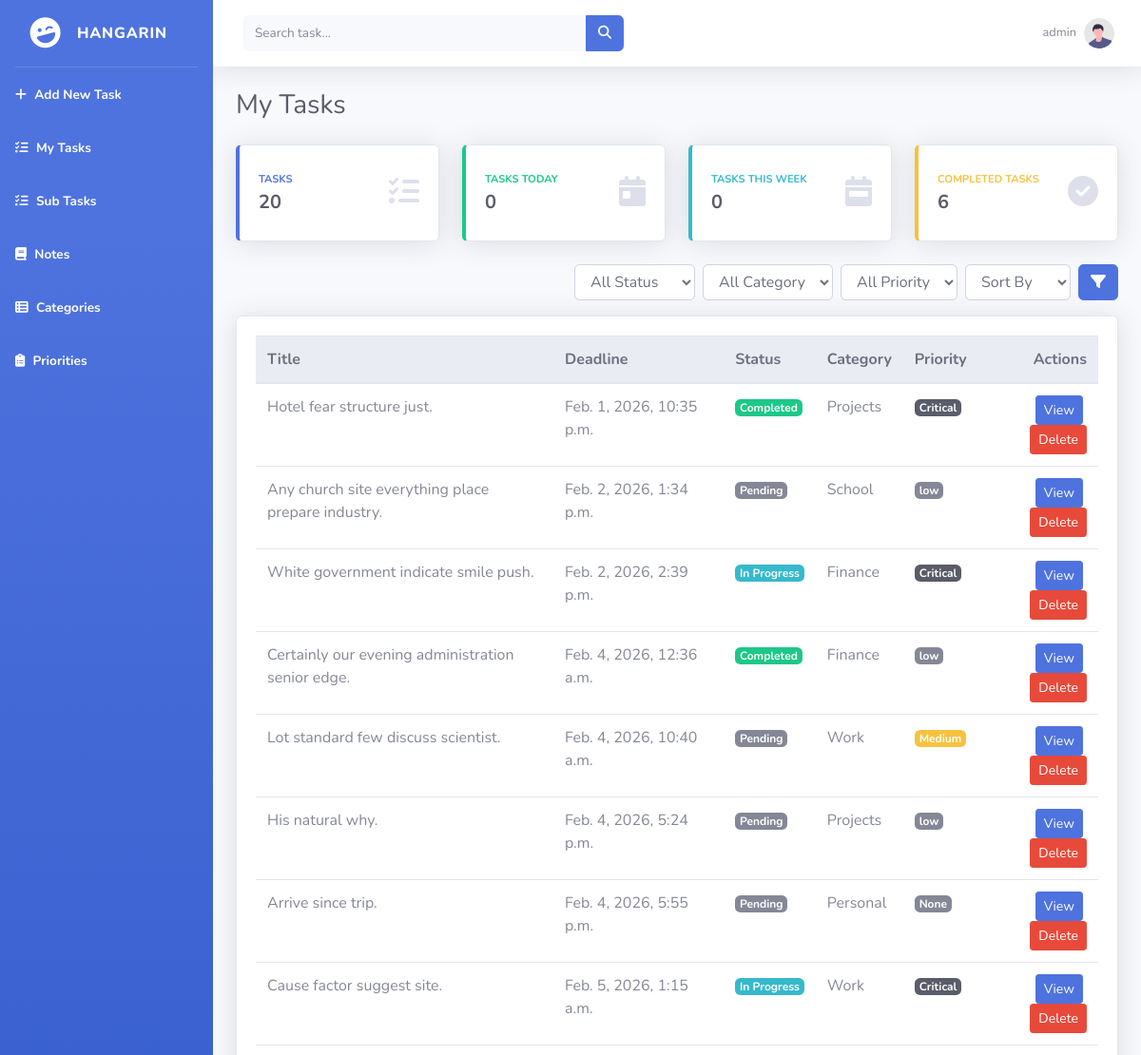
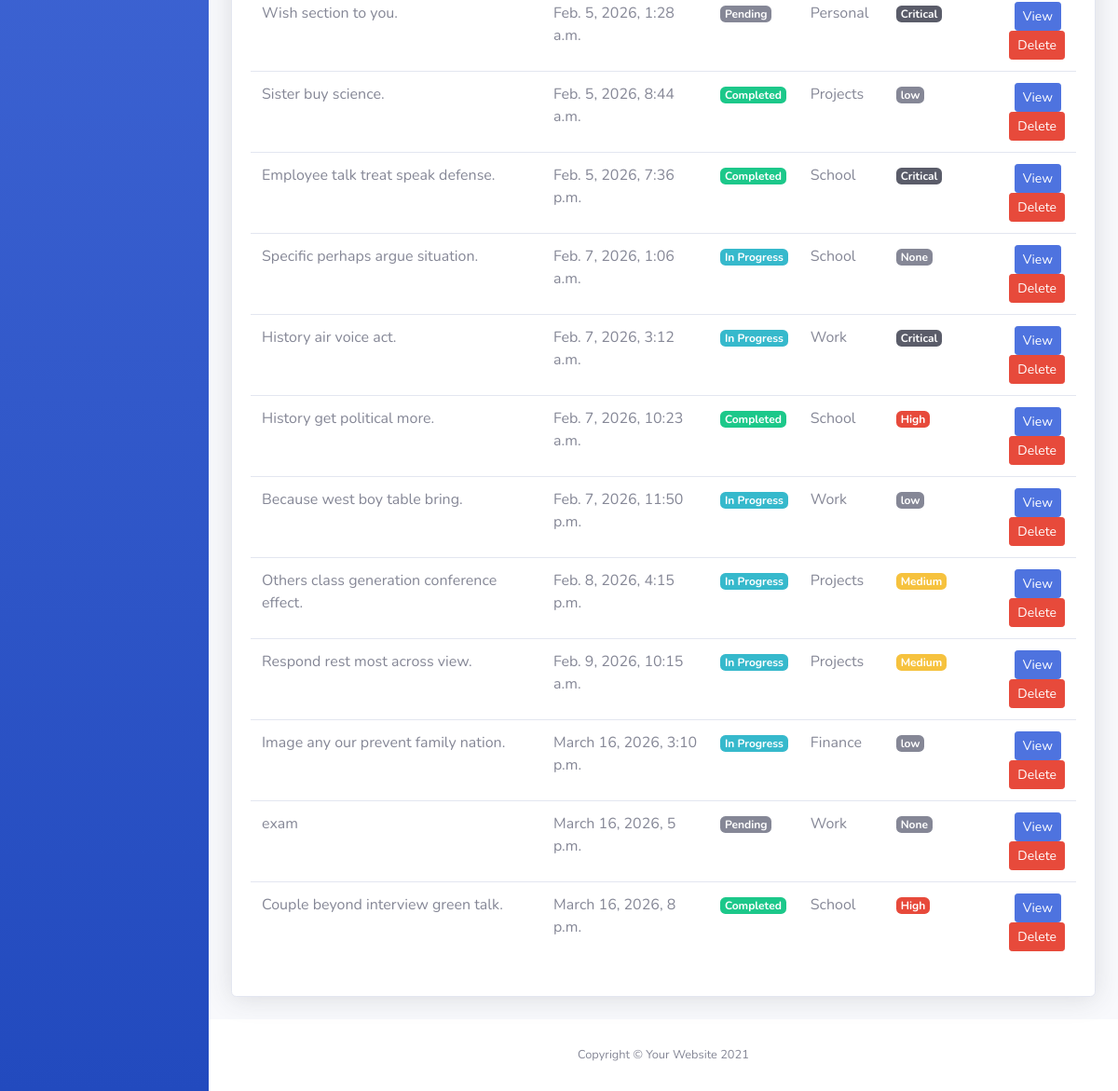
The app's page / (signed in) with its own data (2 pictures, top to bottom).
### tasks/models.py (models this page shows, shortened)
class BaseModel(models.Model):
    created_at = models.DateTimeField(auto_now_add=True)
    updated_at = models.DateTimeField(auto_now=True)
    class Meta:
        abstract = True

class Task(BaseModel):
    STATUS_CHOICES = [
        ("Pending", "Pending"),
        ("In Progress", "In Progress"),
        ("Completed", "Completed"),
    ]
    title = models.CharField(max_length=200)
    description = models.TextField()
    deadline = models.DateTimeField()
    status = models.CharField(
        max_length=50,
        choices=STATUS_CHOICES,
        default="Pending"
    )
    category = models.ForeignKey(Category, on_delete=models.CASCADE)
    priority = models.ForeignKey(Priority, on_delete=models.CASCADE, null=True, blank=True)

class Category(models.Model):
    name = models.CharField(max_length=100)
    class Meta:
        verbose_name = "Category"
        verbose_name_plural = "Categories"
    def __str__(self):
        return self.name

class Priority(models.Model):
    name = models.CharField(max_length=100)
    class Meta:
        verbose_name = "Priority"
        verbose_name_plural = "Priorities"
    def __str__(self):
        return self.name

### tasks/views.py (the view)
# urls.py: path('', TaskListView.as_view(), name='task-list'),
class TaskListView(LoginRequiredMixin, ListView):
    model = Task
    template_name = 'tasks_list.html'
    context_object_name = 'object_list'
    def get_queryset(self):
        qs = super().get_queryset()
        query = self.request.GET.get("q")
        if query:
            qs = qs.filter(
                Q(title__icontains=query) |
                Q(description__icontains=query)
            )
        status = self.request.GET.get('status')
        category = self.request.GET.get('category')
        priority = self.request.GET.get('priority')
        if status:
            qs = qs.filter(status=status)
        if category:
            qs = qs.filter(category__name=category)
        if priority:
            qs = qs.filter(priority__name=priority)
        allowed = ['deadline', 'status', 'category__name']
        sort_by = self.request.GET.get('sort_by')
        if sort_by == 'priority__name':
            qs = qs.annotate(
                priority_order=Case(
                    When(priority__name='Critical', then=Value(1)),
                    When(priority__name='High', then=Value(2)),
                    When(priority__name='Medium', then=Value(3)),
                    When(priority__name='Low', then=Value(4)),
                    When(priority__name__isnull=True, then=Value(5)),
                    default=Value(4),
                    output_field=IntegerField(),
                )
            ).order_by('priority_order')
        elif sort_by in allowed:
            qs = qs.order_by(sort_by)
        else:
            qs = qs.order_by('deadline')
        return qs
    def get_context_data(self, **kwargs):
        context = super().get_context_data(**kwargs)
        context["total_tasks"] = Task.objects.count()
        today = timezone.localdate()
        start_week = today - timedelta(days=today.weekday())
        end_week = start_week + timedelta(days=6)
        context["tasks_today"] = Task.objects.filter(deadline__date=today).count()
        context["tasks_this_week"] = Task.objects.filter(
            deadline__date__range=(start_week, end_week)
        ).count()
        context["completed_tasks"] = Task.objects.filter(status='Completed').count()
        return context

### templates/tasks_list.html (shortened to what this page needs)
{% extends 'base.html' %}
{% load static %}
{% block content %}
<div class="container-fluid px-4">
    <div class="d-sm-flex align-items-center justify-content-between mb-4">
        <h1 class="h3 mb-0 text-gray-800">My Tasks</h1>
    </div>
    <div class="row">
        <div class="col-xl-3 col-md-6 mb-4">
            <div class="card border-left-primary shadow h-100 py-2">
                <div class="card-body">
                    <div class="row no-gutters align-items-center">
                        <div class="col mr-2">
                            <div class="text-xs font-weight-bold text-primary text-uppercase mb-1">
                                Tasks
                            </div>
                            <div class="h5 mb-0 font-weight-bold text-gray-800">
                                {{ total_tasks }}
                            </div>
                        </div>
                        <div class="col-auto">
                            <i class="fas fa-tasks fa-2x text-gray-300"></i>
                        </div>
                    </div>
                </div>
            </div>
        </div>
        <div class="col-xl-3 col-md-6 mb-4">
            <div class="card border-left-success shadow h-100 py-2">
                <div class="card-body">
                    <div class="row no-gutters align-items-center">
                        <div class="col mr-2">
                            <div class="text-xs font-weight-bold text-success text-uppercase mb-1">
                                Tasks Today
                            </div>
                            <div class="h5 mb-0 font-weight-bold text-gray-800">
                                {{ tasks_today }}
                            </div>
                        </div>
                        <div class="col-auto">
                            <i class="fas fa-calendar-day fa-2x text-gray-300"></i>
                        </div>
                    </div>
                </div>
            </div>
        </div>
        <div class="col-xl-3 col-md-6 mb-4">
            <div class="card border-left-info shadow h-100 py-2">
                <div class="card-body">
                    <div class="row no-gutters align-items-center">
                        <div class="col mr-2">
                            <div class="text-xs font-weight-bold text-info text-uppercase mb-1">
                                Tasks This Week
                            </div>
                            <div class="h5 mb-0 font-weight-bold text-gray-800">
                                {{ tasks_this_week }}
                            </div>
                        </div>
                        <div class="col-auto">
                            <i class="fas fa-calendar-week fa-2x text-gray-300"></i>
                        </div>
                    </div>
                </div>
            </div>
        </div>
        <div class="col-xl-3 col-md-6 mb-4">
            <div class="card border-left-warning shadow h-100 py-2">
                <div class="card-body">
                    <div class="row no-gutters align-items-center">
                        <div class="col mr-2">
                            <div class="text-xs font-weight-bold text-warning text-uppercase mb-1">
                                Completed Tasks
                            </div>
                            <div class="h5 mb-0 font-weight-bold text-gray-800">
                                {{ completed_tasks }}
                            </div>
                        </div>
                        <div class="col-auto">
                            <i class="fas fa-check-circle fa-2x text-gray-300"></i>
                        </div>
                    </div>
                </div>
            </div>
        </div>
    </div>
    <div class="d-flex justify-content-end mb-3">
        <form method="GET" action="{% url 'task-list' %}" class="form-inline">
            <select name="status" class="form-control mr-2">
                <option value="">All Status</option>
            </select>
            <select name="category" class="form-control mr-2">
                <option value="">All Category</option>
            </select>
            <select name="priority" class="form-control mr-2">
                <option value="">All Priority</option>
            </select>
            <select name="sort_by" class="form-control mr-2">
                <option value="">Sort By</option>
            </select>
            <button class="btn btn-primary" type="submit">
                <i class="fas fa-filter"></i>
            </button>
        </form>
    </div>
    <div class="card shadow mb-4">
        <div class="card-body">
            <div class="table-responsive">
                <table class="table table-hover" width="100%" cellspacing="0">
                    <thead class="thead-light">
                        <tr>
                            <th>Title</th>
                            <th>Deadline</th>
                            <th>Status</th>
                            <th>Category</th>
                            <th>Priority</th>
                            <th class="text-right">Actions</th>
                        </tr>
                    </thead>
                    <tbody>
                        {% for object in object_list %}
                        <tr>
                            <td>{{ object.title }}</td>
                            <td>{{ object.deadline }}</td>
                            <td>
                                {% if object.status == "Pending" %}
                                    <span class="badge badge-secondary">Pending</span>
                                {% elif object.status == "In Progress" %}
                                    <span class="badge badge-info">In Progress</span>
                                {% elif object.status == "Completed" %}
                                    <span class="badge badge-success">Completed</span>
                                {% else %}
                                    <span class="badge badge-dark">{{ object.status }}</span>
                                {% endif %}
                            </td>
                            <td>{{ object.category }}</td>
                            <td>
                                {% if object.priority.name == "Critical" %}
                                    <span class="badge badge-dark">Critical</span>
                                {% elif object.priority.name == "High" %}
                                    <span class="badge badge-danger">High</span>
                                {% elif object.priority.name == "Medium" %}
                                    <span class="badge badge-warning">Medium</span>
                                {% elif object.priority.name == "Low" %}
                                    <span class="badge badge-success">Low</span>
                                {% else %}
                                    <span class="badge badge-secondary">{{ object.priority }}</span>
                                {% endif %}
                            </td>
                            <td class="text-right">
                                <a href="task_list/{{ object.id }}" class="btn btn-primary btn-sm mr-1">
                                    View
                                </a>
                                <a href="task_list/{{ object.id }}/delete" class="btn btn-danger btn-sm">
                                    Delete
                                </a>
                            </td>
                        </tr>
                        {% endfor %}
                    </tbody>
                </table>
            </div>
        </div>
    </div>
</div>
{% endblock %}

### templates/base.html (shortened to what this page needs)
{% load static %}
{% load pwa %}
<!DOCTYPE html>
<html lang="en">
<head>
    <link href="{% static 'vendor/fontawesome-free/css/all.min.css' %}" rel="stylesheet" type="text/css">
    <link href="{% static 'css/sb-admin-2.min.css' %}" rel="stylesheet">
    <link rel="stylesheet" href="https://cdnjs.cloudflare.com/ajax/libs/font-awesome/6.5.0/css/all.min.css">
</head>
<body id="page-top">
    <div id="wrapper">
        <ul class="navbar-nav bg-gradient-primary sidebar sidebar-dark accordion" id="accordionSidebar">
            <a class="sidebar-brand d-flex align-items-center justify-content-center" href="index.html">
                <div class="sidebar-brand-icon rotate-n-15">
                    <i class="fas fa-laugh-wink"></i>
                </div>
                <div class="sidebar-brand-text mx-3">HANGARIN </div>
            </a>
            <hr class="sidebar-divider my-0">
             <li class="nav-item active">
                <a class="nav-link" href="{% url 'task-add' %}">
                    <i class="fas fa-add fa-tachometer-alt"></i>
                    <span>Add New Task</span></a>
            </li>
            <li class="nav-item active">
                <a class="nav-link" href="{% url 'task-list' %}">
                    <i class="fas fa-tasks fa-tachometer-alt"></i>
                    <span>My Tasks</span></a>
            </li>
             <li class="nav-item active">
                <a class="nav-link" href="{% url 'subtask-list' %}">
                    <i class="fas fa-tasks fa-tachometer-alt"></i>
                    <span>Sub Tasks</span></a>
            </li>
            <li class="nav-item active">
                <a class="nav-link" href="{% url 'notes-list' %}">
                    <i class="fas fa-book fa-tachometer-alt"></i>
                    <span>Notes</span></a>
            </li>
             <li class="nav-item active">
                <a class="nav-link" href="{% url 'categories-list' %}">
                    <i class="fas fa-table-list fa-tachometer-alt"></i>
                    <span>Categories</span></a>
            </li>
             <li class="nav-item active">
                <a class="nav-link" href="{% url 'priorities-list' %}">
                    <i class="fas fa-clipboard-list fa-2x text-gray-300t"></i>
                    <span>Priorities</span></a>
            </li>
        </ul>
        <div id="content-wrapper" class="d-flex flex-column">
            <div id="content">
                <nav class="navbar navbar-expand navbar-light bg-white topbar mb-4 static-top shadow">
                    <form
                        class="d-none d-sm-inline-block form-inline mr-auto ml-md-3 my-2 my-md-0 mw-100 navbar-search" action="{% url 'task-list' %}">
                        <div class="input-group">
                            <input type="text" class="form-control bg-light border-0 small" placeholder="Search task..."
                                aria-label="Search" aria-describedby="basic-addon2" name="q">
                            <div class="input-group-append">
                                <button class="btn btn-primary" type="button">
                                    <i class="fas fa-search fa-sm"></i>
                                </button>
                            </div>
                        </div>
                    </form>
                    <ul class="navbar-nav ml-auto">
                        <li class="nav-item dropdown no-arrow">
                            <a class="nav-link dropdown-toggle" href="#" id="userDropdown" role="button"
                                data-toggle="dropdown" aria-haspopup="true" aria-expanded="false">
                                <span class="mr-2 d-none d-lg-inline text-gray-600 small">{{request.user.username}}</span>
                                <img class="img-profile rounded-circle"
                                    src="{% static 'img/undraw_profile.svg' %}">
                            </a>
                        </li>
                    </ul>
                </nav>
            <div class="main-panel">
                {% block content %}
                {% endblock %}
            </div>
            </div>
            <footer class="sticky-footer bg-white">
                <div class="container my-auto">
                    <div class="copyright text-center my-auto">
                        <span>Copyright &copy; Your Website 2021</span>
                    </div>
                </div>
            </footer>
        </div>
    </div>
</body>
</html>

### records on screen
Task: title "Hotel fear structure just.", deadline "Feb. 1, 2026, 10:35 p.m.", status "Completed", category "Projects", shows "Critical"
Task: title "Any church site everything place prepare industry.", deadline "Feb. 2, 2026, 1:34 p.m.", status "Pending", category "School", priority "low"
Task: title "White government indicate smile push.", deadline "Feb. 2, 2026, 2:39 p.m.", status "In Progress", category "Finance", shows "Critical"
Task: title "Certainly our evening administration senior edge.", deadline "Feb. 4, 2026, 12:36 a.m.", status "Completed", category "Finance", priority "low"
Task: title "Lot standard few discuss scientist.", deadline "Feb. 4, 2026, 10:40 a.m.", status "Pending", category "Work", shows "Medium"
Task: title "His natural why.", deadline "Feb. 4, 2026, 5:24 p.m.", status "Pending", category "Projects", priority "low"
Task: title "Arrive since trip.", deadline "Feb. 4, 2026, 5:55 p.m.", status "Pending", category "Personal", priority "None"
Task: title "Cause factor suggest site.", deadline "Feb. 5, 2026, 1:15 a.m.", status "In Progress", category "Work", shows "Critical"
Task: title "Wish section to you.", deadline "Feb. 5, 2026, 1:28 a.m.", status "Pending", category "Personal", shows "Critical"
Task: title "Sister buy science.", deadline "Feb. 5, 2026, 8:44 a.m.", status "Completed", category "Projects", priority "low"
Task: title "Employee talk treat speak defense.", deadline "Feb. 5, 2026, 7:36 p.m.", status "Completed", category "School", shows "Critical"
Task: title "Specific perhaps argue situation.", deadline "Feb. 7, 2026, 1:06 a.m.", status "In Progress", category "School", priority "None"
Task: title "History air voice act.", deadline "Feb. 7, 2026, 3:12 a.m.", status "In Progress", category "Work", shows "Critical"
Task: title "History get political more.", deadline "Feb. 7, 2026, 10:23 a.m.", status "Completed", category "School", shows "High"
Task: title "Because west boy table bring.", deadline "Feb. 7, 2026, 11:50 p.m.", status "In Progress", category "Work", priority "low"
Task: title "Others class generation conference effect.", deadline "Feb. 8, 2026, 4:15 p.m.", status "In Progress", category "Projects", shows "Medium"
Task: title "Respond rest most across view.", deadline "Feb. 9, 2026, 10:15 a.m.", status "In Progress", category "Projects", shows "Medium"
Task: title "Image any our prevent family nation.", deadline "March 16, 2026, 3:10 p.m.", status "In Progress", category "Finance", priority "low"
Task: title "exam", deadline "March 16, 2026, 5 p.m.", status "Pending", category "Work", priority "None"
Task: title "Couple beyond interview green talk.", deadline "March 16, 2026, 8 p.m.", status "Completed", category "School", shows "High"

### other values on screen
{{ request.user.username }} "admin"
{{ total_tasks }} "20"
{{ tasks_today }} "0"
{{ tasks_this_week }} "0"
{{ completed_tasks }} "6"
